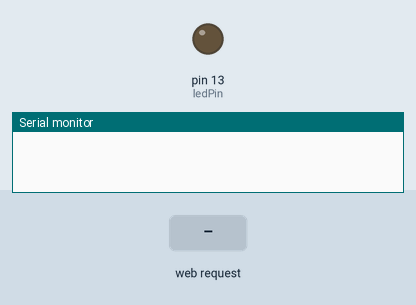
This sketch was run on a simulated Arduino Uno, built for the host (arithmetic inside an expression is 32-bit, double 64-bit). Parts: output pins drawn as LEDs (lit = HIGH), the last lines printed to the serial monitor. The inputs (shaded band) are chosen by the test bench.

Above: at 1.2 s.
1.3 s: HTTP request GET /?Level=1 received
At 2.3 s:
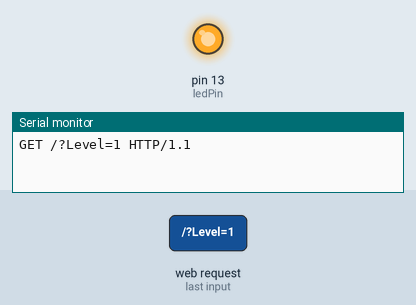
2.8 s: HTTP request GET /?Level=0 received
At 3.4 s:
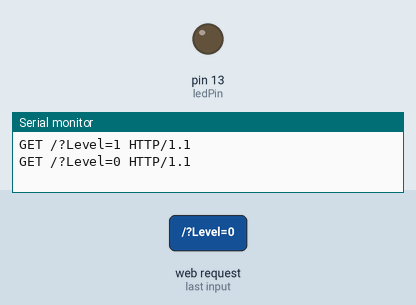
Timing chart, 0 to 5.8 s (numbered marks = the images above; inputs shaded):
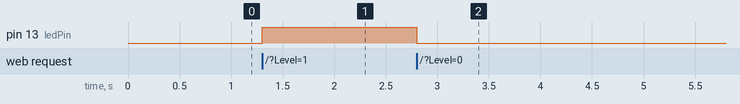

Measured:
- after the input at 1.3 s, pin 13 (ledPin): LOW → HIGH at once
- after the input at 2.8 s, pin 13 (ledPin): HIGH → LOW at once

The sketch:

ethernet.ino
```cpp
#include <WString.h>
#include <Ethernet.h>
/*Управление светодиодом через Ethernet */
byte mac[] = { 0xDE, 0xAD, 0xBE, 0xEF, 0xFE, 0xED }; //mac - адрес ethernet shielda
byte ip[] = { 192, 168, 0, 25 };        // ip адрес ethernet shielda
byte subnet[] = { 255, 255, 255, 0 }; //маска подсети
EthernetServer server(80); //порт сервера
int ledPin = 13; // указываем что светодиод будет управляться через 4 Pin
String readString = String(30); //string for fetching data from address
boolean LEDON = false; //изначальный статус светодиода - выключен

void setup(){
  //запускаем Ethernet
  Ethernet.begin(mac, ip, subnet);
  //устанавливаем pin  на выход
  pinMode(ledPin, OUTPUT);
  //enable serial datada print
  Serial.begin(9600);
}
void loop(){
  // Создаем клиентское соединение
  EthernetClient client = server.available();
  if (client) {
    while (client.connected()) {
    if (client.available()) {
      char c = client.read();
      //read char by char HTTP request
      if (readString.length() < 30) {
        //store characters to string
        readString.concat( c); }
        //output chars to serial port
        Serial.print( c);
        //if HTTP request has ended
        if (c == '\n') {
        //Проверяем включили ли светодиод?
        //Level=1 - включен
        //Level=0 - выключен
          if(readString.indexOf("Level=1") > 0) {
            //Включаем светодиод
            digitalWrite(ledPin, HIGH); // set the LED on
            LEDON = true;
          }else if(readString.indexOf("Level=0") > 0){
            //Выключаем светодиод
            digitalWrite(ledPin, LOW); // set the LED OFF
            LEDON = false;
          }
          // Формируем HTML
          client.println("HTTP/1.1 200 OK");
          client.println("Content-Type: text/html");
          client.println();
          client.println("<head> ");
          client.println("<meta http-equiv='Content-Type' content='text/html; charset=utf-8' /> ");
          client.println("<title> Arduino :: Управление V0.1</title>");
          client.println("</head> ");
          client.println("<body");
          //controlling led via radio elements
          client.println("<h1>Управление светодиодом 4pin</h1>");
          if (LEDON){
            client.print("<form method=get name=LED><input type=radio name=Level value=1 CHECKED>Включить");
client.print("<input type=radio name=Level value=0>Выключить");
client.println("<input type=submit value=Применить></form>");
            client.println("<font size=’5′>LED-статус: ");
            client.println("<font size=’5′>Вкл.");
          }else{
            client.print("<form method=get name=LED><input type=radio name=Level value=1>Включить");
            client.print("<input type=radio name=Level value=0 CHECKED>Выключить");
            client.println("<input type=submit value=Применить></form>");
            client.println("<font size=’5′>LED-статус: ");
            client.println("<font size=’5′>Выкл");
          }
            client.println("<hr />");
            client.println("</body></html>");
            //clearing string for next read
            readString="";
            //останавливаем web-client
            client.stop();
          }
        }
      }
    }
  }
```
